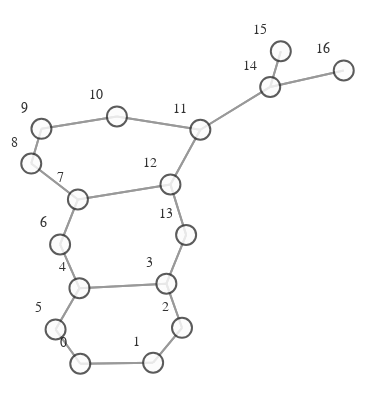

The notebook cell this image was saved under:
### Markdown cell above
#  **GRAPH VISUALIZATION EXAMPLE**

### Code cell
import networkx as nx
from visualize import GraphVisualization

def create_graph(graph):
    g = to_networkx(graph)
    pos = nx.spring_layout(g)
    vis = GraphVisualization(
        g,
        pos,
        node_text_position="top left",
        node_size=20,
    )
    fig = vis.create_figure()
    return fig


fig = create_graph(dataset[0])
fig.show()

### Figure 1 — Plotly figure (JSON) as saved in the notebook; plotly's stock layout.template omitted (floating-point values rounded to 4 significant figures)
{"data": [{"hoverinfo": "none", "line": {"color": "#808080", "width": 2}, "mode": "lines", "opacity": 0.8, "type": "scatter", "x": [-0.1777, 0.01683, null, -0.1777, -0.2437, null, 0.01683, -0.1777, null, 0.01683, 0.09392, null, 0.09392, 0.01683, null, 0.09392, 0.05222, null, 0.05222, 0.09392, null, 0.05222, -0.18, null, 0.05222, 0.1049, null, -0.18, 0.05222, null, -0.18, -0.2437, null, -0.18, -0.2316, null, -0.2437, -0.1777, null, -0.2437, -0.18, null, -0.2316, -0.18, null, -0.2316, -0.184, null, -0.184, -0.2316, null, -0.184, -0.3086, null, -0.184, 0.06305, null, -0.3086, -0.184, null, -0.3086, -0.2814, null, -0.2814, -0.3086, null, -0.2814, -0.07984, null, -0.07984, -0.2814, null, -0.07984, 0.1429, null, 0.1429, -0.07984, null, 0.1429, 0.06305, null, 0.1429, 0.3294, null, 0.06305, -0.184, null, 0.06305, 0.1429, null, 0.06305, 0.1049, null, 0.1049, 0.05222, null, 0.1049, 0.06305, null, 0.3294, 0.1429, null, 0.3294, 0.3578, null, 0.3294, 0.5258, null, 0.3578, 0.3294, null, 0.5258, 0.3294, null], "y": [-0.9716, -0.9648, null, -0.9716, -0.7552, null, -0.9648, -0.9716, null, -0.9648, -0.7446, null, -0.7446, -0.9648, null, -0.7446, -0.4661, null, -0.4661, -0.7446, null, -0.4661, -0.4946, null, -0.4661, -0.1585, null, -0.4946, -0.4661, null, -0.4946, -0.7552, null, -0.4946, -0.219, null, -0.7552, -0.9716, null, -0.7552, -0.4946, null, -0.219, -0.4946, null, -0.219, 0.06522, null, 0.06522, -0.219, null, 0.06522, 0.2913, null, 0.06522, 0.1598, null, 0.2913, 0.06522, null, 0.2913, 0.5107, null, 0.5107, 0.2913, null, 0.5107, 0.5884, null, 0.5884, 0.5107, null, 0.5884, 0.5048, null, 0.5048, 0.5884, null, 0.5048, 0.1598, null, 0.5048, 0.7749, null, 0.1598, 0.06522, null, 0.1598, 0.5048, null, 0.1598, -0.1585, null, -0.1585, -0.4661, null, -0.1585, 0.1598, null, 0.7749, 0.5048, null, 0.7749, 1, null, 0.7749, 0.8791, null, 1, 0.7749, null, 0.8791, 0.7749, null]}, {"hoverinfo": "text", "marker": {"color": "#fcfcfc", "colorbar": {"thickness": 15, "title": {"side": "right", "text": ""}, "xanchor": "left"}, "colorscale": [[0, "rgb(255,255,217)"], [0.125, "rgb(237,248,177)"], [0.25, "rgb(199,233,180)"], [0.375, "rgb(127,205,187)"], [0.5, "rgb(65,182,196)"], [0.625, "rgb(29,145,192)"], [0.75, "rgb(34,94,168)"], [0.875, "rgb(37,52,148)"], [1, "rgb(8,29,88)"]], "line": {"color": "#333333", "width": 2}, "reversescale": false, "showscale": false, "size": 20}, "mode": "markers+text", "opacity": 0.8, "text": ["0", "1", "2", "3", "4", "5", "6", "7", "8", "9", "10", "11", "12", "13", "14", "15", "16"], "textfont": {"color": "#000000", "family": "Arial", "size": 14}, "textposition": "top left", "type": "scatter", "x": [-0.1777, 0.01683, 0.09392, 0.05222, -0.18, -0.2437, -0.2316, -0.184, -0.3086, -0.2814, -0.07984, 0.1429, 0.06305, 0.1049, 0.3294, 0.3578, 0.5258], "y": [-0.9716, -0.9648, -0.7446, -0.4661, -0.4946, -0.7552, -0.219, 0.06522, 0.2913, 0.5107, 0.5884, 0.5048, 0.1598, -0.1585, 0.7749, 1, 0.8791]}], "layout": {"autosize": false, "height": 400, "hovermode": "closest", "margin": {"b": 5, "l": 0, "r": 0, "t": 20}, "paper_bgcolor": "rgba(255,255,255,255)", "plot_bgcolor": "rgba(0,0,0,0)", "scene": {"xaxis": {"autorange": true, "showgrid": false, "showline": false, "showticklabels": false, "ticks": "", "visible": false, "zeroline": false}, "yaxis": {"autorange": true, "showgrid": false, "showline": false, "showticklabels": false, "ticks": "", "visible": false, "zeroline": false}, "zaxis": {"autorange": true, "showgrid": false, "showline": false, "showticklabels": false, "ticks": "", "visible": false, "zeroline": false}}, "showlegend": false, "title": {"font": {"size": 16}, "text": ""}, "width": 375, "xaxis": {"autorange": true, "showgrid": false, "showline": false, "showticklabels": false, "ticks": "", "visible": false, "zeroline": false}, "yaxis": {"autorange": true, "showgrid": false, "showline": false, "showticklabels": false, "ticks": "", "visible": false, "zeroline": false}}}
